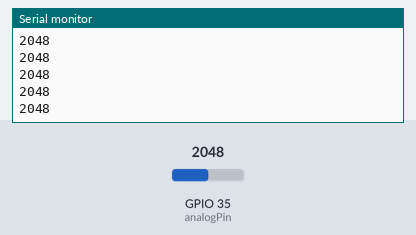
A sketch run on a simulated ESP32. Shown: the last lines printed to the serial monitor. The inputs (shaded band) are chosen by the test bench; at power-on: GPIO 35 (analogPin) = 2048. WiFi joins after 1.5 s; servers stay silent unless stated.

Above: at 3.0 s.
3.1 s: GPIO 35 (analogPin) set to 2866
At 3.8 s:
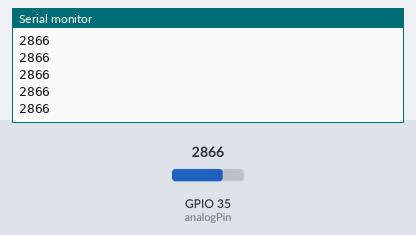
4.6 s: GPIO 35 (analogPin) set to 3603
At 5.1 s:
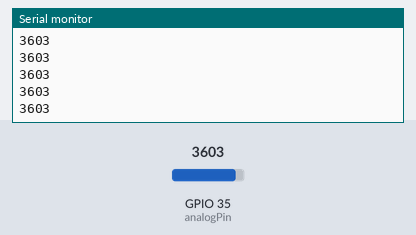
Timing chart, 0 to 5.9 s (numbered marks = the images above; inputs shaded):
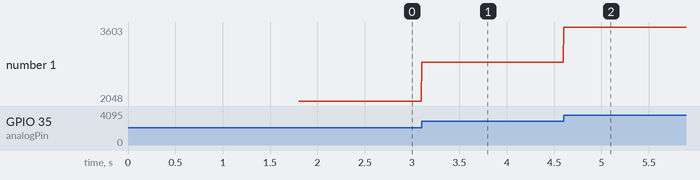

Measured:
- after the input at 3.1 s, the serial monitor: prints a new line at once (image 1)
- after the input at 4.6 s, the serial monitor: prints a new line at once (image 2)
- plotted number 1: 2048 → 2866 after the input at 3.1 s, 2866 → 3603 after the input at 4.6 s

The sketch:

displayValueResistor.ino
```cpp
/* Fill-in your Template ID (only if using Blynk.Cloud) */
#define BLYNK_TEMPLATE_ID "TMPLpBdYLvHV"
#define BLYNK_DEVICE_NAME "resgister comtrol led"
#define BLYNK_AUTH_TOKEN "dPQne8M3jZdkfnskX2lSF8UMFIq9bIpB"

#include <WiFi.h>
#include <WiFiClient.h>
#include <BlynkSimpleEsp32.h>

// You should get Auth Token in the Blynk App.
// Go to the Project Settings (nut icon).
char auth[] = BLYNK_AUTH_TOKEN;

// Your WiFi credentials.   // Set password to "" for open networks.
char ssid[] = "Viettel Telecom";
char pass[] = "dat123456789";

#define analogPin 35
int value;

void setup()
{
  Serial.begin(115200);

  Blynk.begin(auth, ssid, pass);

  pinMode(analogPin, INPUT);
}

void loop()
{
  value = analogRead(analogPin);
  Serial.println(value);

  //transmit data from esp32 to Blynk App
  Blynk.run();
  Blynk.virtualWrite(V1, value);
}
```
